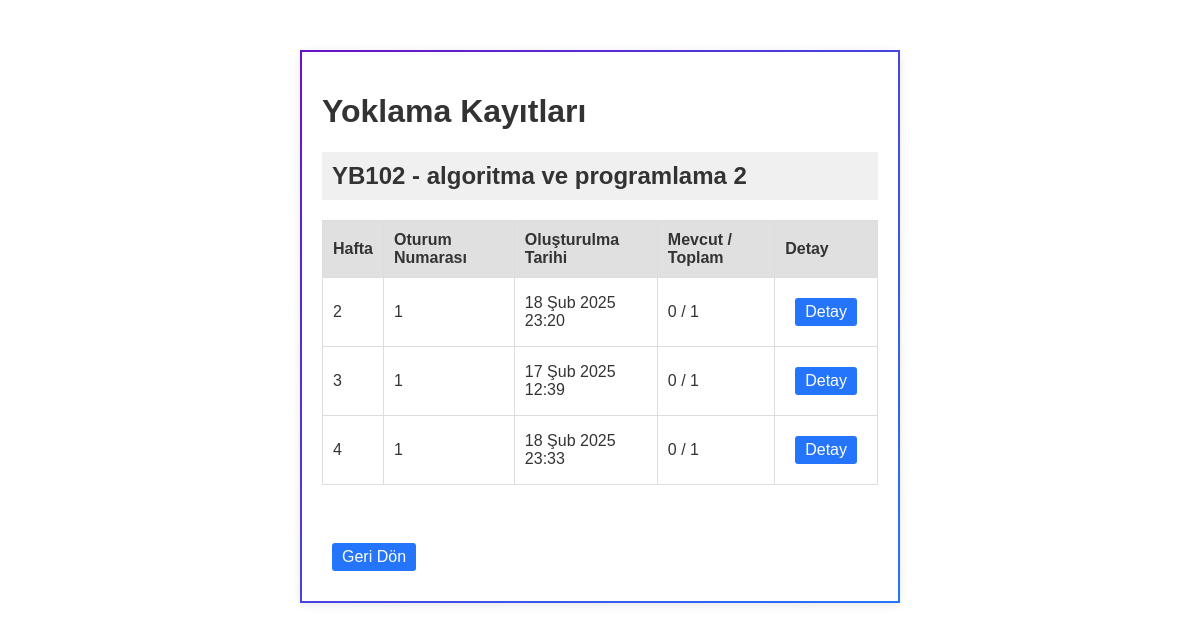
The page /accounts/akademisyen/yoklama/kayitlari/ (signed in) on the database its author committed.
### accounts/models.py (models this page shows, shortened)
class Course(models.Model):
    course_code = models.CharField("Ders Kodu", max_length=20, unique=True)
    course_name = models.CharField("Ders Adı", max_length=200)
    created_by = models.ForeignKey(User, on_delete=models.SET_NULL, null=True, blank=True, related_name="courses")
    created_at = models.DateTimeField(auto_now_add=True)
    updated_at = models.DateTimeField(auto_now=True)

class QrSession(models.Model):
    course = models.ForeignKey('Course', on_delete=models.CASCADE, related_name="qr_sessions")
    week_number = models.IntegerField("Hafta")
    session_number = models.PositiveIntegerField("Oturum Numarası", default=1)
    created_by = models.ForeignKey(User, on_delete=models.SET_NULL, null=True, blank=True, related_name="qr_sessions")
    is_active = models.BooleanField(default=True)
    created_at = models.DateTimeField(auto_now_add=True)
    ended_at = models.DateTimeField(null=True, blank=True)

### accounts/views.py (the view)
# urls.py: path('akademisyen/yoklama/kayitlari/', views.attendance_record_list, name='attendance_record_list'),
def attendance_record_list(request):
    sessions = QrSession.objects.filter(created_by=request.user).order_by('course__course_code', 'week_number')
    for session in sessions:
        session.total_count = session.attendance_records.count()
        session.present_count = session.attendance_records.filter(present=True).count()
    grouped_sessions = {}
    for session in sessions:
        course = session.course
        if course not in grouped_sessions:
            grouped_sessions[course] = []
        grouped_sessions[course].append(session)
    return render(request, 'accounts/attendance_record_list.html', {'grouped_sessions': grouped_sessions})

### accounts/templates/accounts/attendance_record_list.html (shortened to what this page needs)
{% load static %}
<!DOCTYPE html>
<html lang="tr">
<head>
    <link rel="stylesheet" href="{% static 'css/style.css' %}">
</head>
<body>
<div class="container">
    <h1>Yoklama Kayıtları</h1>
    {% if grouped_sessions %}
        {% for course, sessions in grouped_sessions.items %}
            <div class="course-group">
                <h2>{{ course.course_code|upper }} - {{ course.course_name }}</h2>
                <table>
                    <thead>
                        <tr>
                            <th>Hafta</th>
                            <th>Oturum Numarası</th>
                            <th>Oluşturulma Tarihi</th>
                            <th>Mevcut / Toplam</th>
                            <th>Detay</th>
                        </tr>
                    </thead>
                    <tbody>
                        {% for session in sessions %}
                        <tr>
                            <td>{{ session.week_number }}</td>
                            <td>{{ session.session_number }}</td>
                            <td>{{ session.created_at|date:"d M Y H:i" }}</td>
                            <td>{{ session.present_count }} / {{ session.total_count }}</td>
                            <td>
                                <a href="{% url 'attendance_detail' session.id %}" class="btn">Detay</a>
                            </td>
                        </tr>
                        {% endfor %}
                    </tbody>
                </table>
            </div>
        {% endfor %}
    {% else %}
        <p>Henüz yoklama kaydı oluşturulmamış.</p>
    {% endif %}
    <br>
    <a href="{% url 'academic_panel' %}" class="btn">Geri Dön</a>
</div>
</body>
</html>

### static/css/style.css (style rules this page uses)
*, *::before, *::after { box-sizing: border-box; }
body { margin: 0; font-family: Arial, sans-serif; background-color: #ffffff; color: #333; }
.container { max-width: 600px; margin: 50px auto; padding: 20px; background-color: #ffffff; border: 2px solid; border-image: linear-gradient(135deg, #6a11cb, #2575fc) 1; border-radius: 8px; box-shadow: 0 2px 10px rgba(0, 0, 0, 0.1); }
.btn, button { display: inline-block; padding: 10px 20px; margin: 10px; background: linear-gradient(135deg, #6a11cb, #2575fc); color: #fff; text-decoration: none; border: none; border-radius: 5px; cursor: pointer; transition: opacity 0.3s; }

### accounts/templates/accounts/attendance_record_list.html (style rules this page uses)
.course-group { margin-bottom: 30px; }
.course-group h2 { background-color: #f0f0f0; padding: 10px; }
table { width: 100%; border-collapse: collapse; margin-top: 10px; }
th, td { padding: 10px; border: 1px solid #ddd; text-align: left; }
th { background-color: #e0e0e0; }
.btn { text-decoration: none; padding: 5px 10px; background: #2575fc; color: #fff; border-radius: 3px; }

### rows shown on the page
Course: course_code "YB102", course_name "algoritma ve programlama 2"
QrSession: week_number "2", session_number "1", created_at "18 Şub 2025 23:20", present_count "0", total_count "1"
QrSession: week_number "3", session_number "1", created_at "17 Şub 2025 12:39", present_count "0", total_count "1"
QrSession: week_number "4", session_number "1", created_at "18 Şub 2025 23:33", present_count "0", total_count "1"
